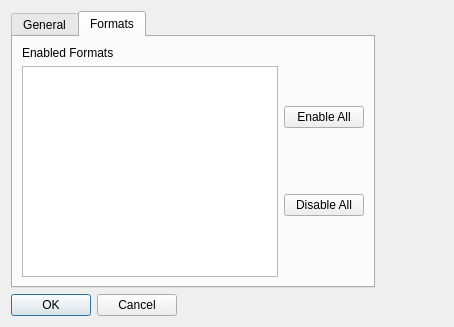
<?xml version="1.0" encoding="UTF-8"?>
<ui version="4.0">
 <class>Preferences</class>
 <widget class="QDialog" name="Preferences">
  <property name="geometry">
   <rect>
    <x>0</x>
    <y>0</y>
    <width>454</width>
    <height>327</height>
   </rect>
  </property>
  <property name="sizePolicy">
   <sizepolicy hsizetype="MinimumExpanding" vsizetype="Preferred">
    <horstretch>0</horstretch>
    <verstretch>0</verstretch>
   </sizepolicy>
  </property>
  <property name="windowTitle">
   <string>GPSBabel Preferences</string>
  </property>
  <layout class="QFormLayout" name="formLayout">
   <item row="0" column="0">
    <widget class="QTabWidget" name="tabWidget">
     <property name="currentIndex">
      <number>1</number>
     </property>
     <widget class="QWidget" name="general_tab">
      <attribute name="title">
       <string>General</string>
      </attribute>
      <widget class="QWidget" name="layoutWidget">
       <property name="geometry">
        <rect>
         <x>23</x>
         <y>18</y>
         <width>387</width>
         <height>62</height>
        </rect>
       </property>
       <layout class="QVBoxLayout" name="verticalLayout_4">
        <item>
         <widget class="QCheckBox" name="startupCheck">
          <property name="text">
           <string>Check for newer version on start.</string>
          </property>
         </widget>
        </item>
        <item>
         <widget class="QCheckBox" name="reportStatisticsCheck">
          <property name="text">
           <string>Anonymously report usage data.</string>
          </property>
         </widget>
        </item>
        <item>
         <widget class="QCheckBox" name="ignoreVersionMismatchCheck">
          <property name="text">
           <string>Ignore mismatch between command line and GUI version.</string>
          </property>
         </widget>
        </item>
       </layout>
      </widget>
     </widget>
     <widget class="QWidget" name="format_tab">
      <attribute name="title">
       <string>Formats</string>
      </attribute>
      <layout class="QHBoxLayout" name="horizontalLayout">
       <item>
        <layout class="QVBoxLayout" name="verticalLayout">
         <item>
          <widget class="QLabel" name="label">
           <property name="text">
            <string>Enabled Formats</string>
           </property>
          </widget>
         </item>
         <item>
          <widget class="QListWidget" name="enabledFormatsList">
           <property name="sizePolicy">
            <sizepolicy hsizetype="Expanding" vsizetype="Expanding">
             <horstretch>0</horstretch>
             <verstretch>0</verstretch>
            </sizepolicy>
           </property>
           <property name="sortingEnabled">
            <bool>false</bool>
           </property>
          </widget>
         </item>
        </layout>
       </item>
       <item>
        <layout class="QVBoxLayout" name="verticalLayout_3">
         <item>
          <widget class="QPushButton" name="enableAllButton">
           <property name="text">
            <string>Enable All</string>
           </property>
          </widget>
         </item>
         <item>
          <widget class="QPushButton" name="disableAllButton">
           <property name="text">
            <string>Disable All</string>
           </property>
          </widget>
         </item>
        </layout>
       </item>
      </layout>
     </widget>
    </widget>
   </item>
   <item row="1" column="0">
    <widget class="QDialogButtonBox" name="buttonBox">
     <property name="orientation">
      <enum>Qt::Horizontal</enum>
     </property>
     <property name="standardButtons">
      <set>QDialogButtonBox::Cancel|QDialogButtonBox::Ok</set>
     </property>
    </widget>
   </item>
  </layout>
 </widget>
 <resources/>
 <connections/>
</ui>
